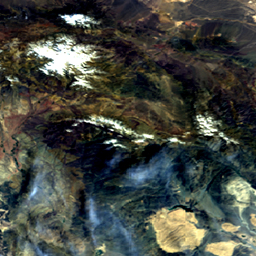
%> input picture lessons/img/satellite.png, 256 x 256 px
$ octave satellite_kmeans.m   (GNU Octave 9; MATLAB toolbox functions it lacks are replaced by stand-ins)
%> lines starting %> are read from the running program, lines starting %| are printed output that depends on the picture
%% Color-Based Segmentation
%  Modified from an example at http://www.mathworks.com/help/images/examples/color-based-segmentation-using-k-means-clustering.html?prodcode=IP&language=en

%% Step 1: Read and convert image to L*a*b* color space.
sat = imread('satellite.png');
%> sat is the input picture: size 256x256x3 uint8; mean R, G, B 66.6, 70, 63.4
imshow(sat);
cform = makecform('srgb2lab');
lab_sat = applycform(sat, cform);
%> lab_sat: size 256x256x3 uint8; mean of channels 1, 2, 3 72.4, 126.2, 131.4

%% Step 2: Classify the colors w/ K-Means.
ab = double(lab_sat(:,:,2:3));
nrows = size(ab,1);
%> nrows = 256
ncols = size(ab,2);
%> ncols = 256
ab = reshape(ab,nrows*ncols,2);

nColors = 5;
% repeat the clustering 3 times to avoid local minima
[cluster_idx, cluster_center] = kmeans(ab,nColors,'distance','sqEuclidean', ...
                                      'Replicates',3);
%> cluster_center = [129.7 126.6; 129 156.1; 124 116.4; 127 140.7; 121.4 130.4]


%% Step 3: Label Every Pixel in the Image Using the Results from KMEANS
pixel_labels = reshape(cluster_idx,nrows,ncols);
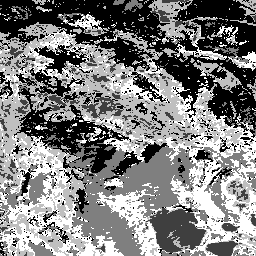
%> pixel_labels: size 256x256 double; min 1, max 5, mean 3.01; drawn with min black and max white
imshow(pixel_labels,[]);

%% Step 4: Create Images that Segment the H&E Image by Color.
segmented_images = cell(1,3);
rgb_label = repmat(pixel_labels,[1 1 3]);

for k = 1:nColors
    color = sat;
    color(rgb_label ~= k) = 0;
    segmented_images{k} = color;
    figure, imshow(segmented_images{k});
end
%> this loop made 5 passes
%> pass 1, `imshow(segmented_images{k})`:
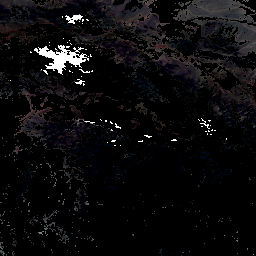
%> displayed picture: size 256x256x3, on the screen's scale of 0 to 255; mean R, G, B 12, 11.3, 12.4
%> pass 2, `imshow(segmented_images{k})`:
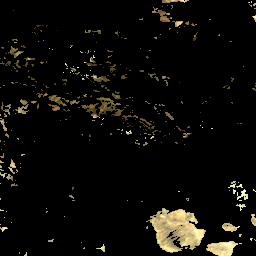
%> displayed picture: size 256x256x3, on the screen's scale of 0 to 255; mean R, G, B 12.3, 11.1, 7.5
%> after the loop:
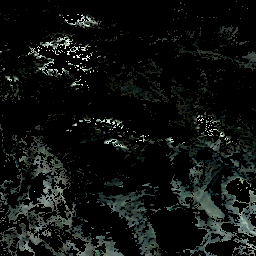
%> color: size 256x256x3 uint8; mean R, G, B 14.8, 17.8, 16.2
%> after the loop, segmented_images = 5 items

$ run again, with lessons/img/bridge.png copied over lessons/img/satellite.png
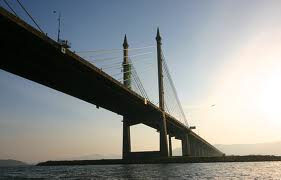
%> input picture lessons/img/bridge.png, 281 x 180 px
%> sat is the input picture: size 180x281x3 uint8; mean R, G, B 136.6, 140.1, 139.2
%> lab_sat: size 180x281x3 uint8; mean of channels 1, 2, 3 143.8, 126.8, 127.9
%> cluster_center = [126.5 129.1; 124.8 111.3; 125.3 121.7; 128.2 135; 129.9 141.5]
%> `pixel_labels = reshape(cluster_idx,nrows,ncols);`:
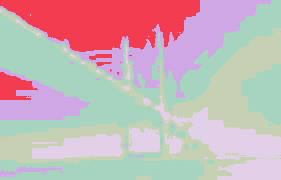
%> pixel_labels: size 180x281 double; 5 distinct labels, from 1 to 5; one colour per label, 0 black
%> after the loop `for k = 1:nColors`:
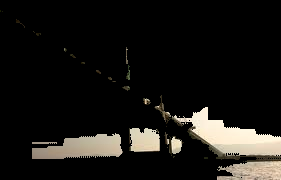
%> color: size 180x281x3 uint8; mean R, G, B 25.4, 23.7, 20.7
%> after the loop `for k = 1:nColors`: segmented_images = 5 items

$ run again, with lessons/img/circledet.png copied over lessons/img/satellite.png
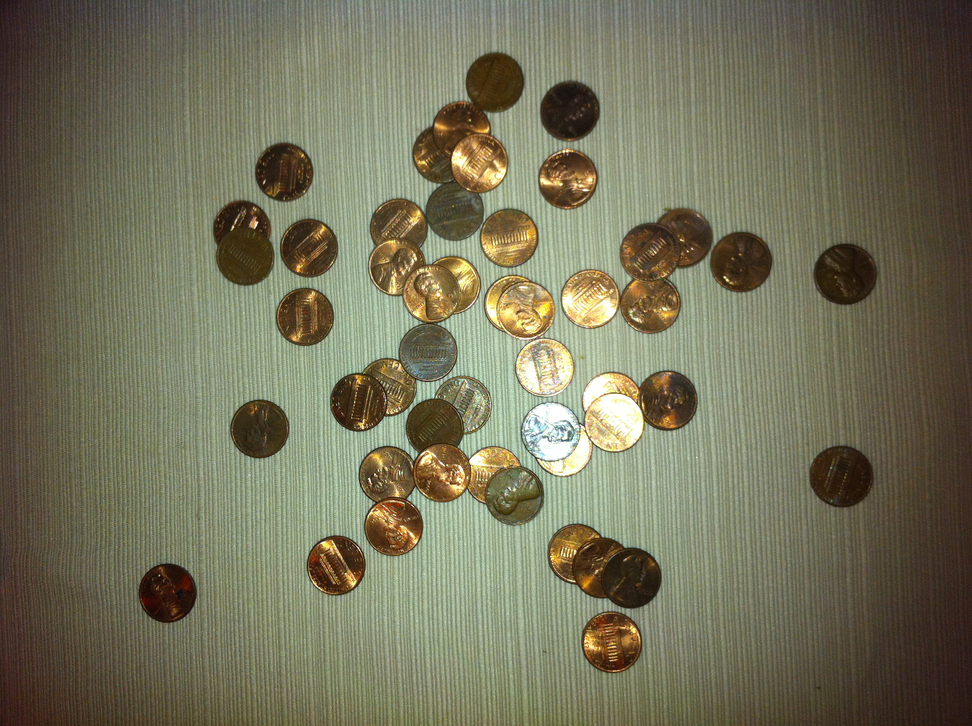
%> input picture lessons/img/circledet.png, 972 x 726 px, shrunk from 1296 x 968 before the run
%> sat is the input picture: size 726x972x3 uint8; mean R, G, B 116.3, 114.2, 90.2
%> lab_sat: size 726x972x3 uint8; mean of channels 1, 2, 3 120.4, 126.2, 141.8
%> cluster_center = [125.8 140.4; 137 169; 120.2 141.7; 135.4 150.9; 132 136.9]
%> `pixel_labels = reshape(cluster_idx,nrows,ncols);`:
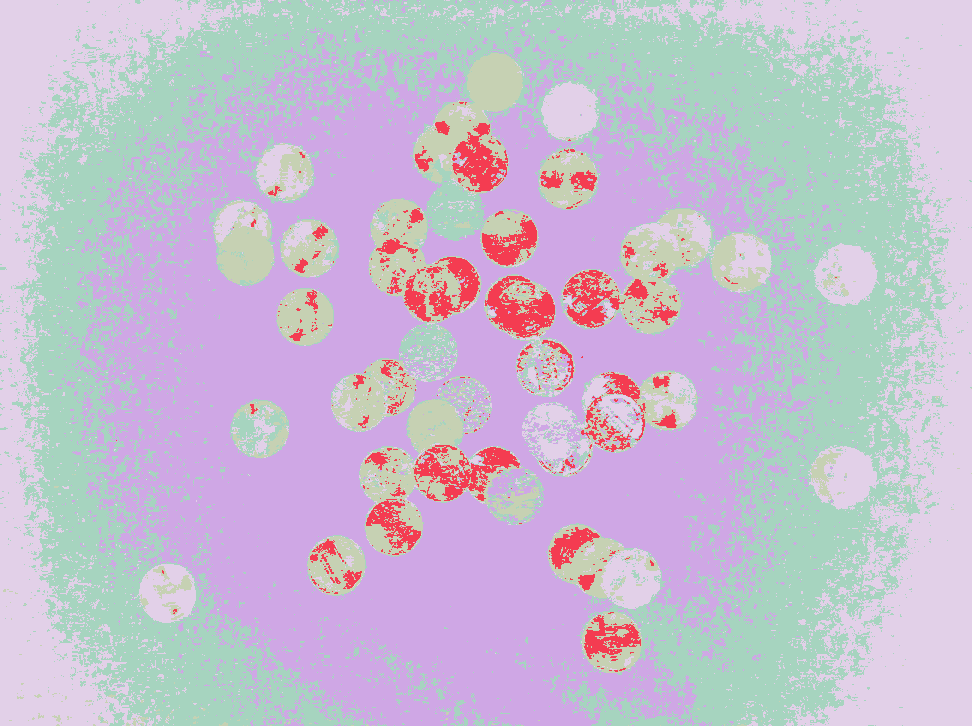
%> pixel_labels: size 726x972 double; 5 distinct labels, from 1 to 5; one colour per label, 0 black
%> after the loop `for k = 1:nColors`:
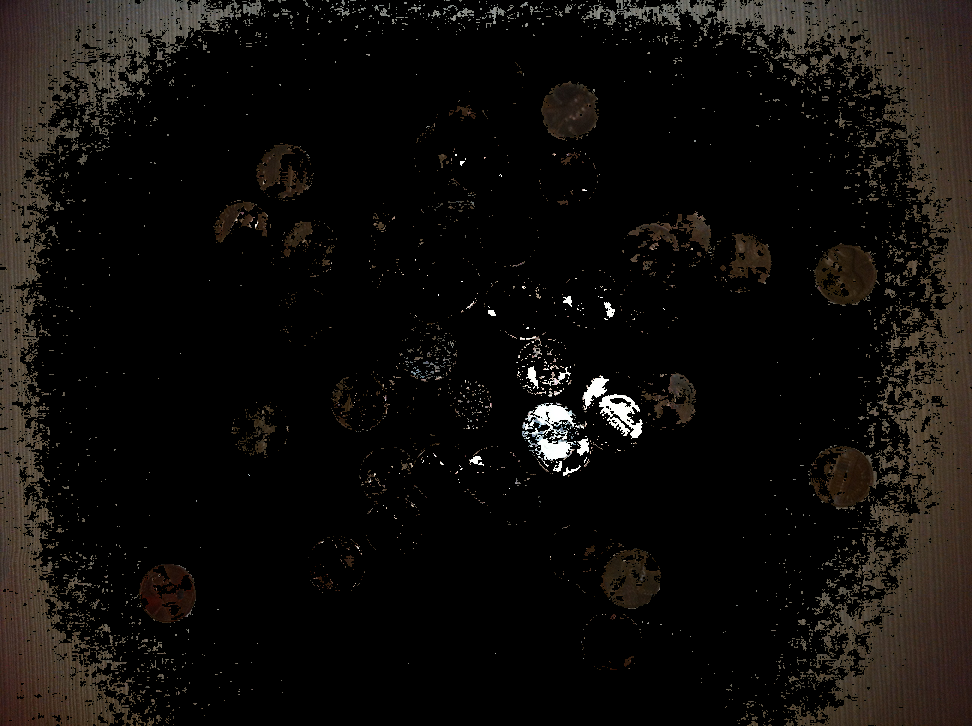
%> color: size 726x972x3 uint8; mean R, G, B 15.8, 13.4, 11.1
%> after the loop `for k = 1:nColors`: segmented_images = 5 items
